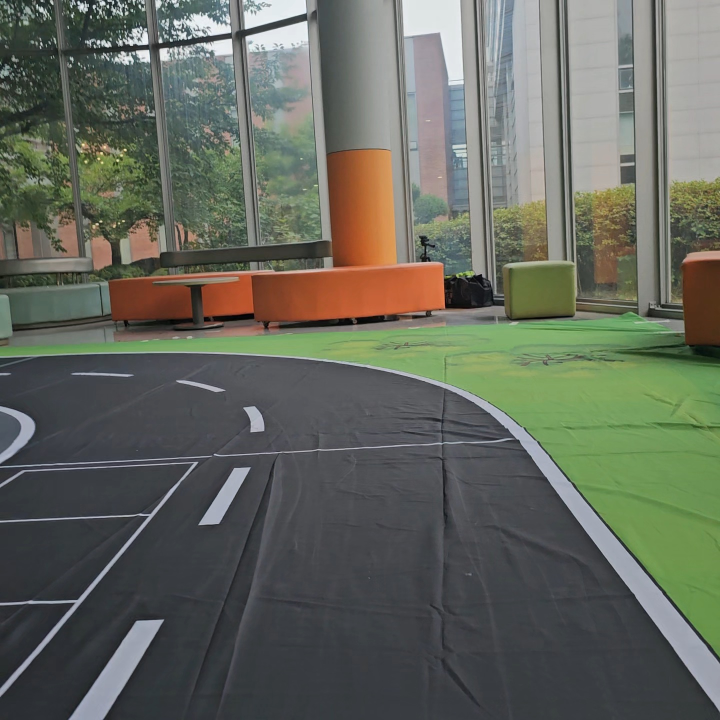
#> input picture steering_4.jpg, 1440 x 1440 px (shown at 1/2 size)
$ python straight_lib.py
#> lines starting #> are read from the running program, lines starting #| are printed output that depends on the picture; after the words box and inside, x2 and y2 are one past the last pixel; in counts of white or black regions, pixels touching at a corner belong together
#> in hough_main, image is the input picture: shape (1440, 1440, 3); mean B, G, R 93.1, 103.4, 99.6
import os
import sys
import cv2
import numpy as np

def point_in_polygon(point, polygon):
    x, y = point
    n = len(polygon)
    inside = False
    p1x, p1y = polygon[0]
    for i in range(n + 1):
        p2x, p2y = polygon[i % n]
        if y > min(p1y, p2y):
            if y <= max(p1y, p2y):
                if x <= max(p1x, p2x):
                    if p1y != p2y:
                        xinters = (y - p1y) * (p2x - p1x) / (p2y - p1y) + p1x
                    if p1x == p2x or x <= xinters:
                        inside = not inside
        p1x, p1y = p2x, p2y
    return inside

def hough_transform(image, polygon):
    resized_image = cv2.resize(image, (image.shape[1] // 2, image.shape[0] // 2))
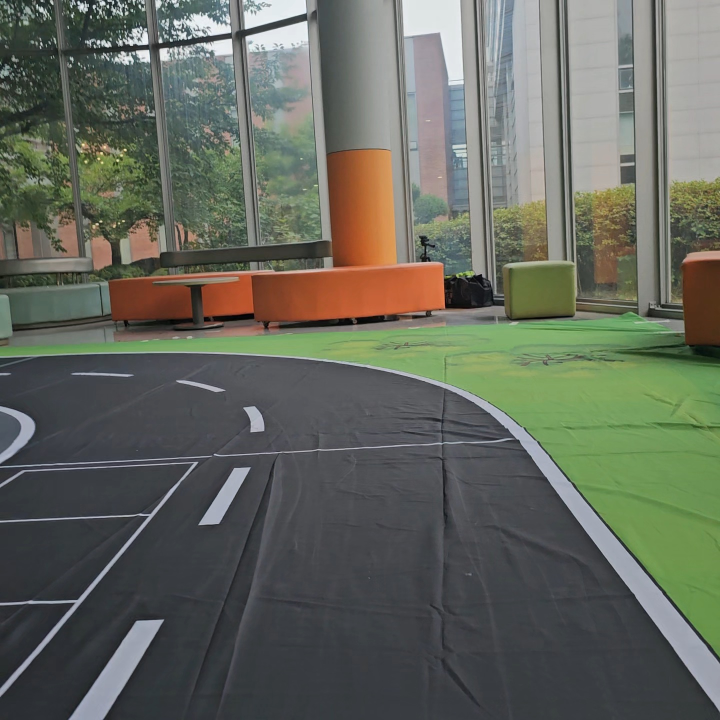
#> resized_image: shape (720, 720, 3); mean B, G, R 93.2, 103.5, 99.7
    gray = cv2.cvtColor(resized_image, cv2.COLOR_BGR2GRAY)
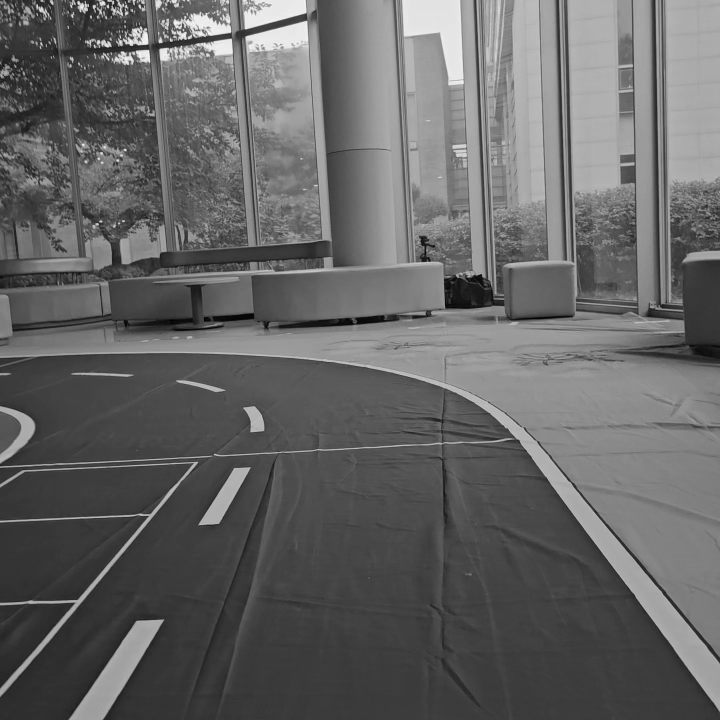
#> gray: shape (720, 720); min 1, max 247, mean 101.2
    blurred = cv2.GaussianBlur(gray, (5, 5), 0)
    edges = cv2.Canny(blurred, 50, 150)
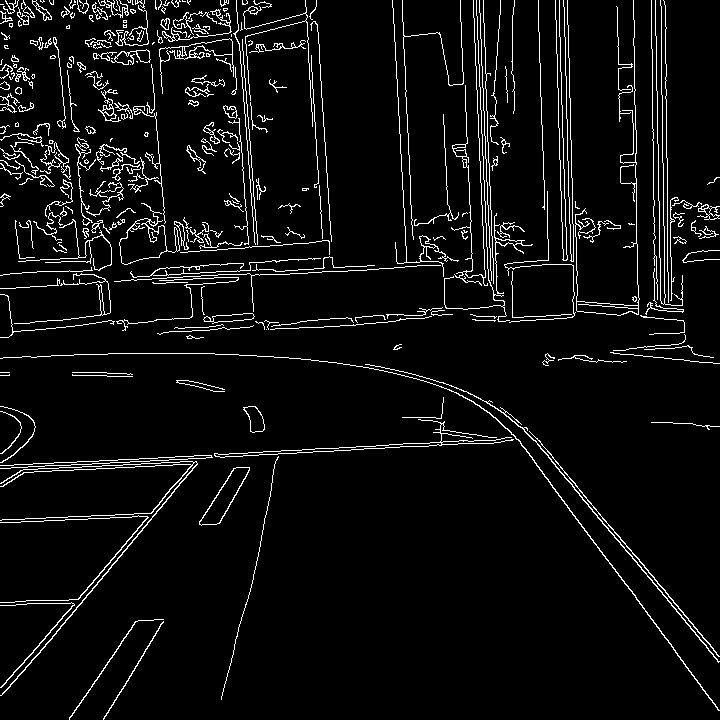
#> edges: shape (720, 720); 5.4% white in thin lines or dots

    # Hough 변환을 사용하여 직선을 검출
    lines = cv2.HoughLinesP(edges, 1, np.pi / 180, threshold=100, minLineLength=100, maxLineGap=10)
#> lines = 46 rows, first 6: [0, 465, 402, 444], [7, 689, 201, 458], [526, 427, 719, 656], [275, 274, 393, 268], [0, 468, 504, 441], [655, 0, 657, 143]

    # 검출된 직선을 이미지에 그림
    if lines is not None:
        for line in lines:
            x1, y1, x2, y2 = line[0]
            cv2.line(resized_image, (x1, y1), (x2, y2), (0, 255, 0), 2)
#> this loop made 46 passes
#> (x1, y1, x2, y2) on passes 1 to 12: (0, 465, 402, 444), (7, 689, 201, 458), (526, 427, 719, 656), (275, 274, 393, 268), (0, 468, 504, 441), (655, 0, 657, 143), (516, 419, 719, 661), (396, 61, 407, 266), (511, 432, 673, 647), (538, 1, 544, 201), (45, 638, 193, 462), (569, 58, 571, 177)
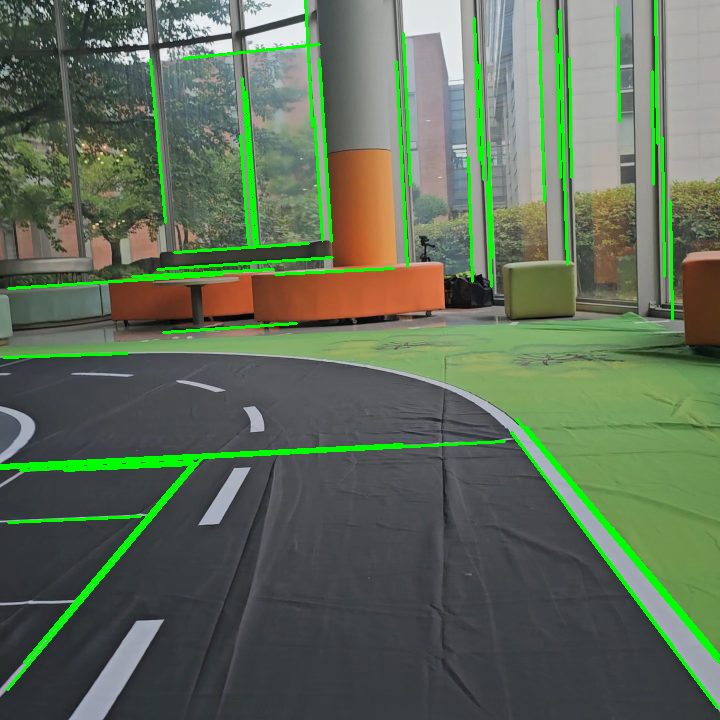
#> resized_image: shape (720, 720, 3); 4.38% of pixels changed, all inside (x1, y1, x2, y2) = (0, 0, 720, 709)

    return resized_image

def hough_main():
    dataset_directory = os.path.abspath(os.path.join(os.path.dirname(__file__), "."))
    image_files = ["steering_4.jpg"]
    polygon = [(12, 718), (718, 705), (582, 389), (103, 414)]

    for image_file in image_files:
        image_path = os.path.join(dataset_directory, image_file)
        image = cv2.imread(image_path)

        if image is None:
            print(f"Error: Could not open or find the image {image_file}.")
            continue

        result_image = hough_transform(image, polygon)

        cv2.imshow("Detected Lines - " + image_file, result_image)
        cv2.waitKey(0)
        cv2.destroyAllWindows()

if __name__ == "__main__":
    hough_main()

$ run again, with steering_1.jpg copied over steering_4.jpg
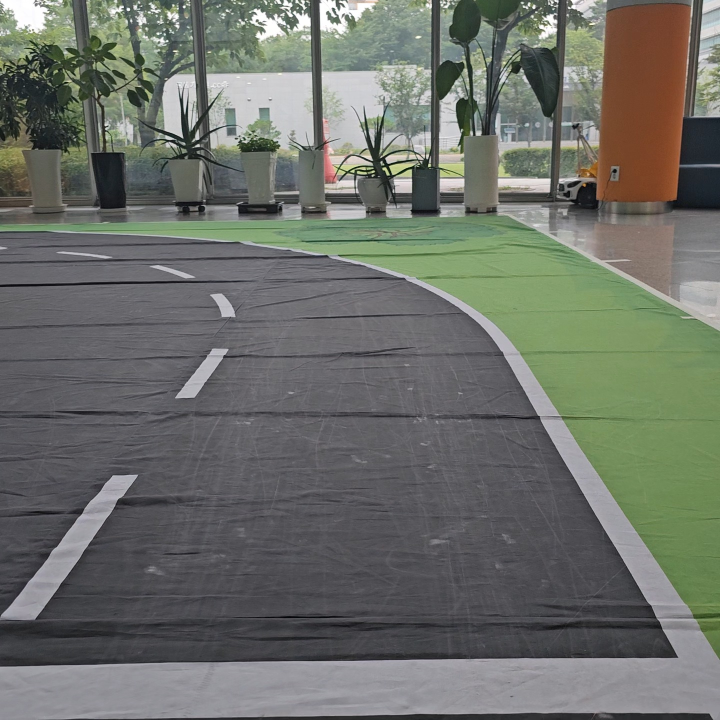
#> input picture steering_1.jpg, 1440 x 1440 px (shown at 1/2 size)
#> in hough_main, image is the input picture: shape (1440, 1440, 3); mean B, G, R 104.6, 111.2, 108.2
#> in hough_transform, `edges = cv2.Canny(blurred, 50, 150)`:
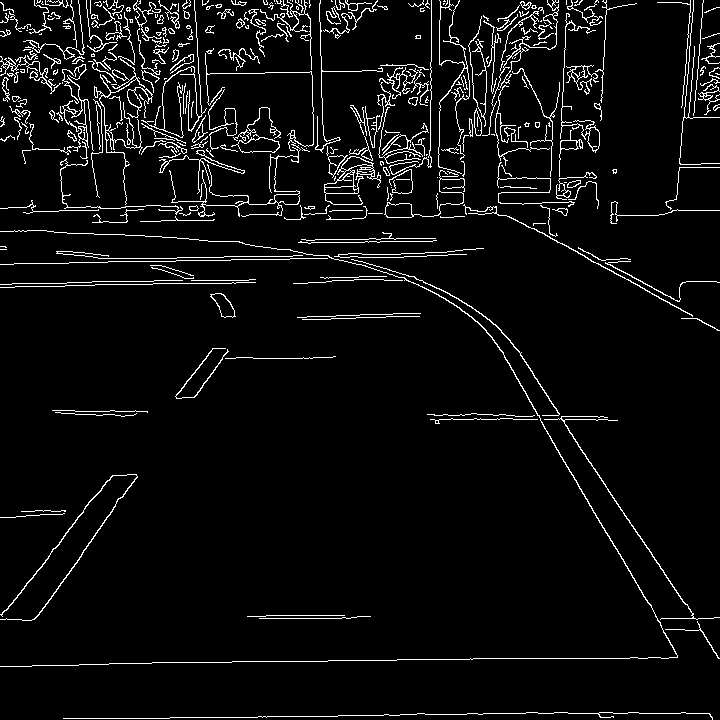
#> edges: shape (720, 720); 5.1% white in thin lines or dots
#> lines = 21 rows, first 6: [494, 340, 613, 545], [273, 716, 388, 714], [569, 432, 703, 632], [217, 260, 426, 256], [174, 74, 361, 71], [37, 616, 136, 475]
#> the loop in hough_transform, `for line in lines:` made 21 passes
#> after the loop in hough_transform, `for line in lines:`:
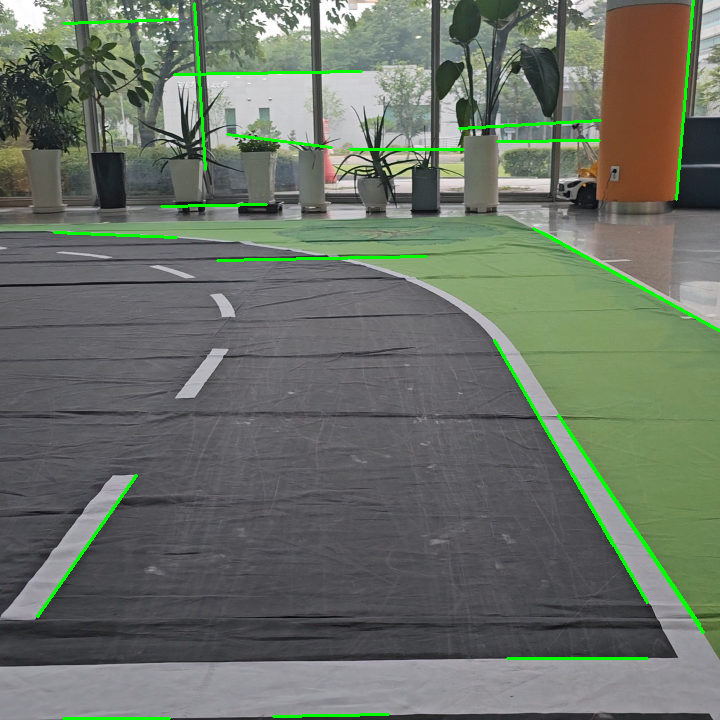
#> resized_image: shape (720, 720, 3); mean B, G, R 102.6, 113.6, 106.1

$ run again, with steering_10.jpg copied over steering_4.jpg
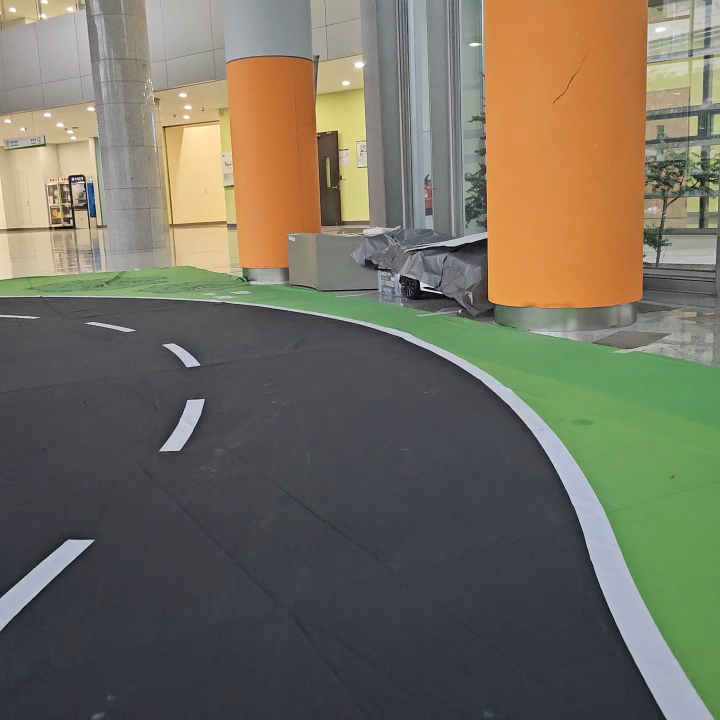
#> input picture steering_10.jpg, 1440 x 1440 px (shown at 1/2 size)
#> in hough_main, image is the input picture: shape (1440, 1440, 3); mean B, G, R 95.2, 110.6, 115.1
#> in hough_transform, `edges = cv2.Canny(blurred, 50, 150)`:
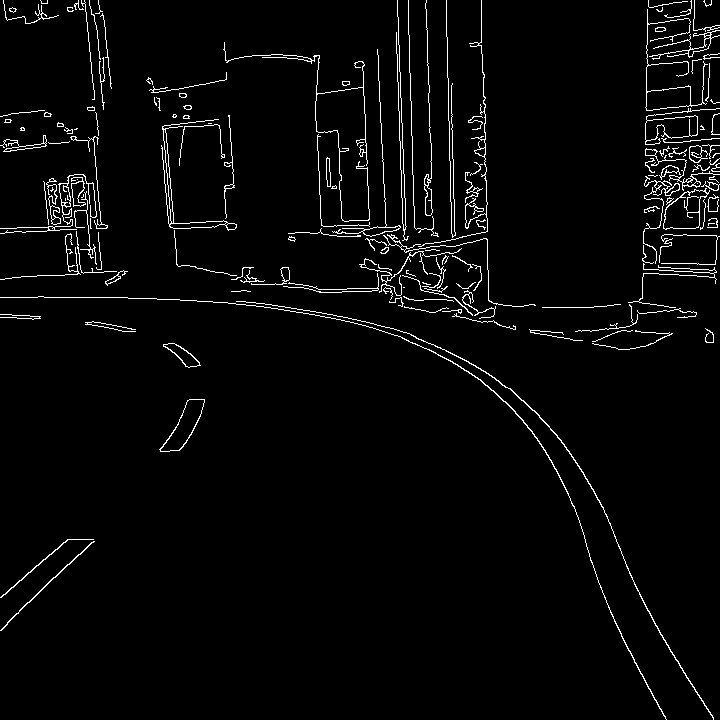
#> edges: shape (720, 720); 3% white in thin lines or dots
#> lines = 15 rows, first 6: [400, 72, 407, 276], [426, 0, 429, 112], [0, 297, 127, 297], [396, 32, 403, 249], [446, 0, 448, 120], [646, 110, 647, 9]
#> the loop in hough_transform, `for line in lines:` made 15 passes
#> after the loop in hough_transform, `for line in lines:`:
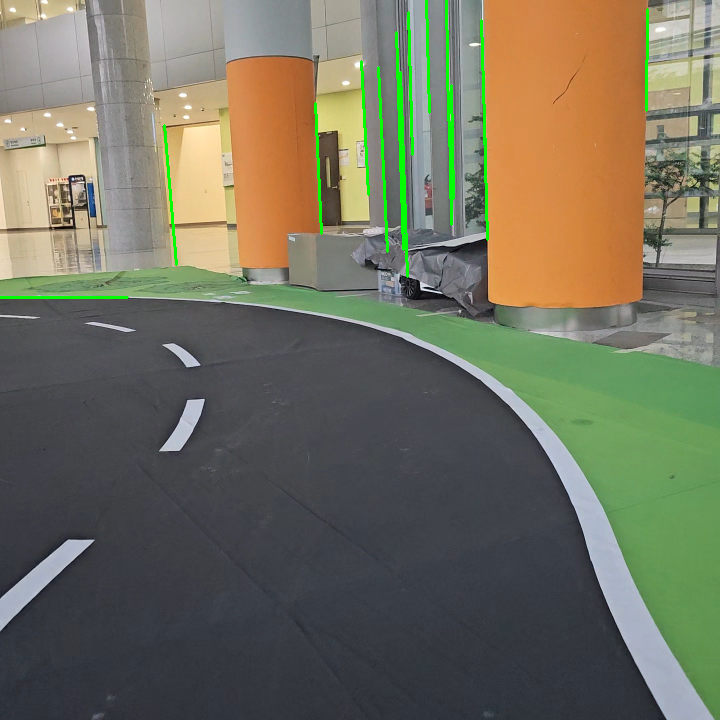
#> resized_image: shape (720, 720, 3); mean B, G, R 93.8, 112.2, 113.5

$ run again, with steering_9.jpg copied over steering_4.jpg
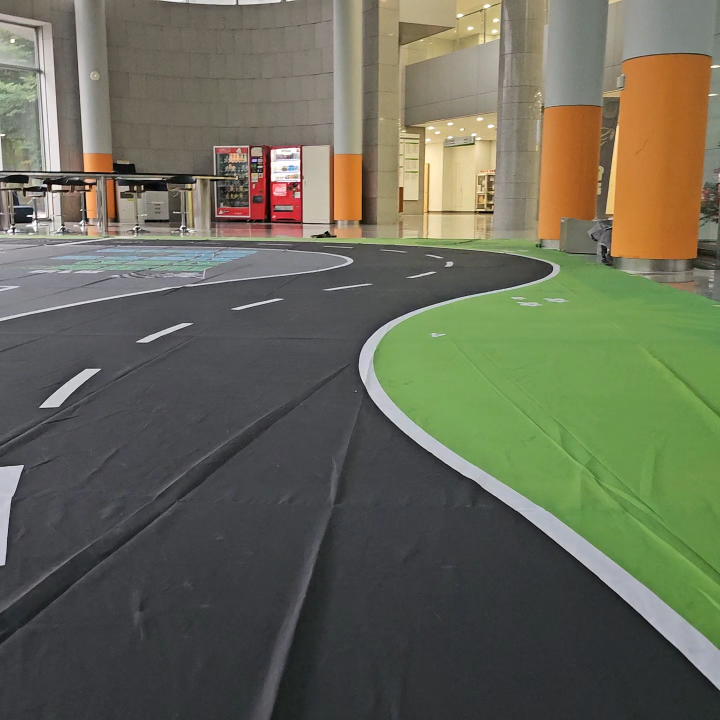
#> input picture steering_9.jpg, 1440 x 1440 px (shown at 1/2 size)
#> in hough_main, image is the input picture: shape (1440, 1440, 3); mean B, G, R 87.3, 105.1, 103.9
#> in hough_transform, `edges = cv2.Canny(blurred, 50, 150)`:
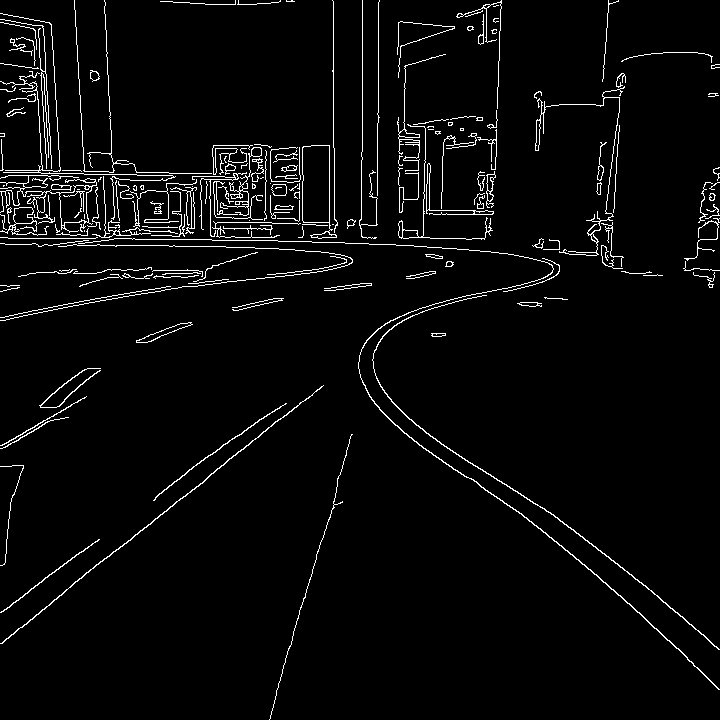
#> edges: shape (720, 720); 3.5% white in thin lines or dots
#> lines = 25 rows, first 6: [109, 556, 300, 402], [148, 239, 261, 240], [41, 173, 172, 175], [330, 242, 468, 249], [544, 508, 677, 612], [7, 244, 120, 245]
#> the loop in hough_transform, `for line in lines:` made 25 passes
#> after the loop in hough_transform, `for line in lines:`:
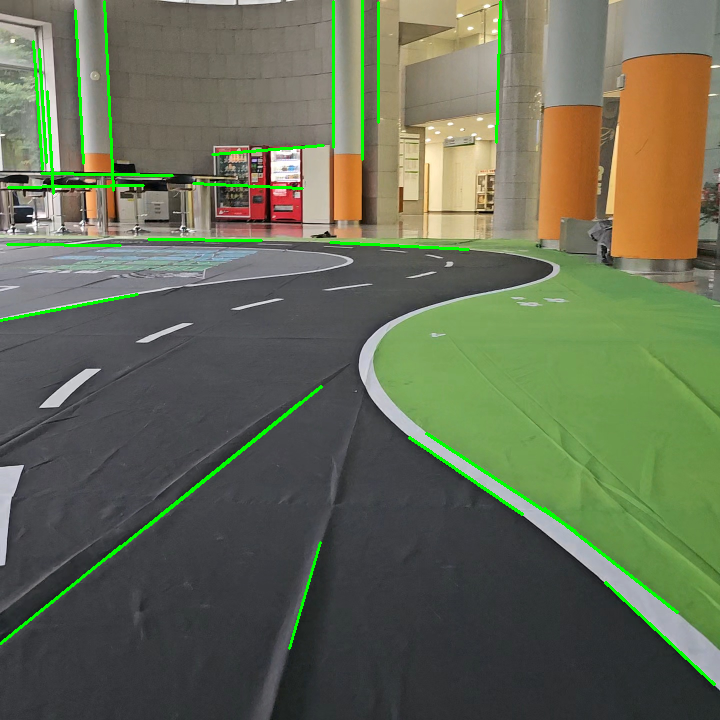
#> resized_image: shape (720, 720, 3); mean B, G, R 85.2, 107.9, 101.5
